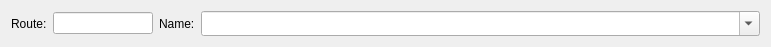
<?xml version="1.0" encoding="UTF-8"?>
<ui version="4.0">
 <class>RouteNameWidget</class>
 <widget class="QWidget" name="RouteNameWidget">
  <property name="geometry">
   <rect>
    <x>0</x>
    <y>0</y>
    <width>771</width>
    <height>47</height>
   </rect>
  </property>
  <property name="windowTitle">
   <string>Form</string>
  </property>
  <layout class="QVBoxLayout" name="verticalLayout">
   <item>
    <layout class="QHBoxLayout" name="horizontalLayout_4">
     <item>
      <widget class="QLabel" name="label">
       <property name="text">
        <string>Route:</string>
       </property>
      </widget>
     </item>
     <item>
      <widget class="QLineEdit" name="txtRouteNbr">
       <property name="sizePolicy">
        <sizepolicy hsizetype="Preferred" vsizetype="Fixed">
         <horstretch>0</horstretch>
         <verstretch>0</verstretch>
        </sizepolicy>
       </property>
       <property name="maximumSize">
        <size>
         <width>100</width>
         <height>16777215</height>
        </size>
       </property>
       <property name="toolTip">
        <string>&lt;html&gt;&lt;head/&gt;&lt;body&gt;&lt;p&gt;Enter an existing route number, e.g. '20' or 'M1'. Enter a range, eg. '200,299' to create a new numeric number in that range.&lt;/p&gt;&lt;p&gt;Alpha routes are only allowed if the alpha route option is set in Parameters. However, route numbers like '01' are treated as numeric  and the numeric route number will be the numeric value, eg '1'. The equivalence between an alpha route and numeric route number is stored in the AltRoute table.&lt;/p&gt;&lt;p&gt;Alpha routes such as 'M1' will have a numeric route assignedin the range 1000-9999'.&lt;/p&gt;&lt;/body&gt;&lt;/html&gt;</string>
       </property>
       <property name="maxLength">
        <number>8</number>
       </property>
      </widget>
     </item>
     <item>
      <widget class="QLabel" name="label_6">
       <property name="text">
        <string>Name:</string>
       </property>
      </widget>
     </item>
     <item>
      <widget class="QComboBox" name="cbRouteName">
       <property name="sizePolicy">
        <sizepolicy hsizetype="Preferred" vsizetype="Minimum">
         <horstretch>1</horstretch>
         <verstretch>0</verstretch>
        </sizepolicy>
       </property>
       <property name="minimumSize">
        <size>
         <width>400</width>
         <height>0</height>
        </size>
       </property>
       <property name="maximumSize">
        <size>
         <width>600</width>
         <height>16777215</height>
        </size>
       </property>
       <property name="editable">
        <bool>true</bool>
       </property>
      </widget>
     </item>
    </layout>
   </item>
  </layout>
 </widget>
 <resources/>
 <connections/>
</ui>
